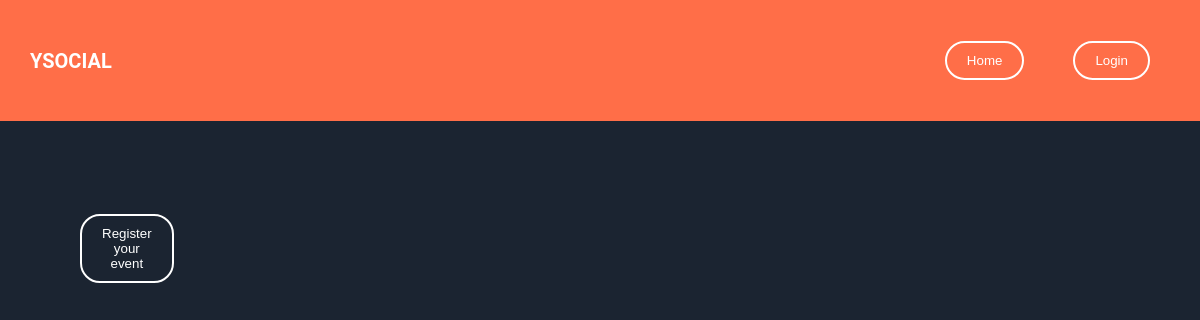
Before: /events with the older database file.
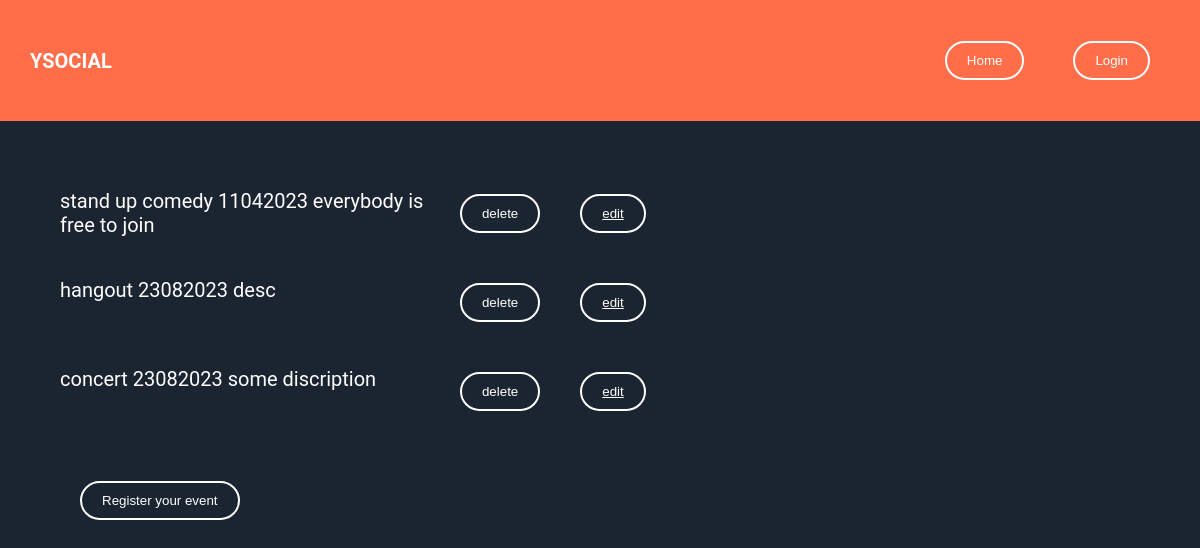
After: the same page with the newer database file.
### app/events/models.py (models this page shows)
class event(db.Model,CRUDMixin):
    id = db.Column(db.Integer, primary_key=True, autoincrement=True)
    name = db.Column(db.String(50))
    date = db.Column(db.Integer)
    desc =db.Column(db.String(1024))

### app/events/routes.py (the view)
@blueprint.route('/events')
def get_events():
  page_number = request.args.get('page', 1, type=int)
  events_pagination = event.query.paginate(page_number, current_app.config['EVENTS_MAX_PER_PAGE'])
  return render_template('events.html', events_pagination=events_pagination)

### app/templates/events.html (shortened to what this page needs)
<!DOCTYPE html>
<head>
  <link
    rel="stylesheet"
    href="{{ url_for('static', filename='css/main.css') }}"
  />
</head>
<body>
  <header>
    <h1>YSOCIAL</h1>
    <nav>
      <menu>
        <menuitem><a href="{{ url_for('events/.index') }}">
          <button type="button">Home</button></a>
        </menuitem>
        {% if current_user.is_authenticated %}
        <menuitem><a href="{{ url_for('user.logout') }}">
          <button type="button">Logout</button></a>
        </menuitem>
        <small> Logged in as {{ current_user.email }} </small>
        {% else %}
        <menuitem><a href="{{ url_for('user.get_login') }}">
          <button type="button">Login</button></a>
        </menuitem>
        {% endif %}
      </menu>
    </nav>
  </header>
  <div class="main">
    <div class="eventclass">
      {% for event in events_pagination.items %}
        <p>{{event.name}}
           {{event.date}}
           {{event.desc}}
          <form method="POST" action="/register/delete">
            <button type="submit" value="submit">delete</button>
          </form>
          <button><a href="/edit_event/{{event.id}}" class="">edit</a></button>
        </p>
      {%endfor%}
      <p>
        <a href="{{ url_for('events/.post_events') }}"><button type="button">Register your event</button></a>
     </p>
    </div>
  </div>
</body>

### app/static/css/main.css (style rules this page uses)
body, html { width: 100%; height: 100%; margin: 0; padding: 0; font-size: 10px; font-family: 'Roboto', sans-serif; background-color: #1b2431; }
button { color: #000000; margin: 25px 20px; padding: 10px 20px; background:transparent; border: 1.8px solid #000000; border-radius: 20px; outline: none; cursor: pointer; }
button { color:#fff; margin: 25px 20px; padding: 10px 20px; background:transparent; border: 2px solid #fff; border-radius: 20px; outline: none; cursor: pointer; }
header { grid-area: header; background-color: #ff6e48; display: flex; justify-content: space-between; align-items: center; }
h1 { display: inline-block; width: auto; padding: 0; margin: 0 0 0 3rem; color: #fff; }
nav { font-size: 1.6rem; color: #fff; margin: 0 3rem 0 0; }
a { color: #fff; }
menuitem { margin: 0 0 0 0.5rem; }
.main { grid-area: main; display: flex; }
p { font-size: 2rem; color: #fff; }
.eventclass { display: flex; flex-wrap: wrap; margin-left: 5%; margin-top: 4%; }
.eventclass p { width: 33.33%; }
.eventclass form, .eventclass button { display: inline-block; }

Changed rows visible on the page:
added event: name "stand up comedy", date "11042023", desc "everybody is free to join"
added event: name "hangout", date "23082023", desc "desc"
added event: name "concert", date "23082023", desc "some discription"
